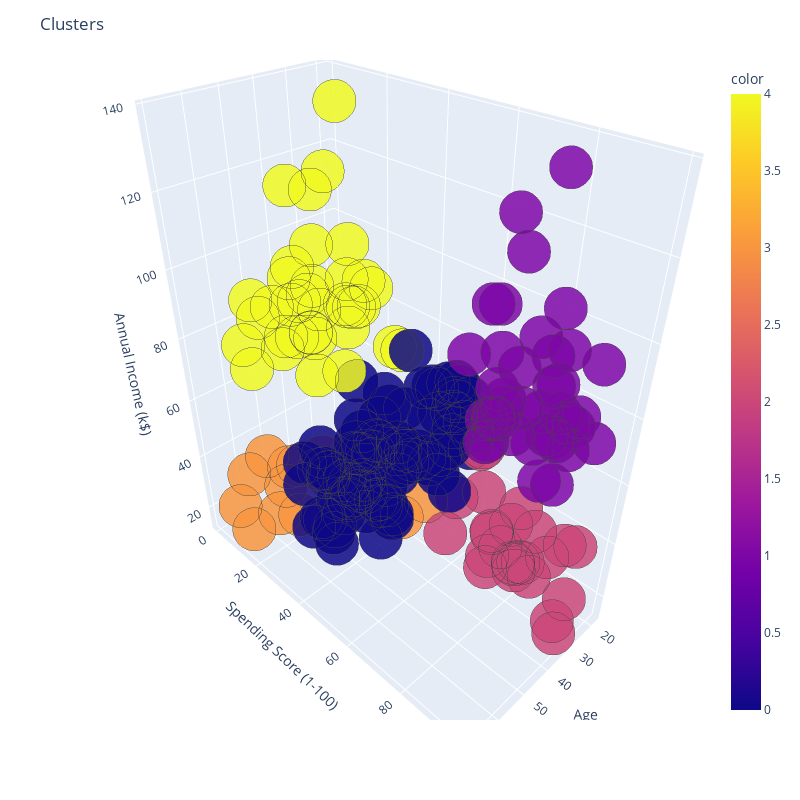

Write notebook code for a chart like this one.
### Code cell
fig = px.scatter_3d(df, x='Age', y='Spending Score (1-100)', z='Annual Income (k$)', color=labels3, height=800, width=800)
fig.update_traces(go.Scatter3d(
    mode='markers',
    marker=dict(
        size=15,
        line=dict(
            width=50
        ),
        opacity=0.85
    )
    )

)


fig.update_layout(go.Layout(title="Clusters"))

py.offline.iplot(fig)

### Figure 1 — Plotly figure (JSON) as saved in the notebook; plotly's stock layout.template omitted (floating-point values rounded to 4 significant figures; data arrays with more than 128 entries replaced by an {"elided": "..."} marker saying what was removed)
{"data": [{"hovertemplate": "Age=%{x}<br>Spending Score (1-100)=%{y}<br>Annual Income (k$)=%{z}<br>color=%{marker.color}<extra></extra>", "legendgroup": "", "marker": {"color": {"elided": "200 int values"}, "coloraxis": "coloraxis", "line": {"width": 50}, "opacity": 0.85, "size": 15, "symbol": "circle"}, "mode": "markers", "name": "", "scene": "scene", "showlegend": false, "type": "scatter3d", "x": {"elided": "200 int values"}, "y": {"elided": "200 int values"}, "z": {"elided": "200 int values"}}], "layout": {"coloraxis": {"colorbar": {"title": {"text": "color"}}, "colorscale": [[0, "#0d0887"], [0.1111, "#46039f"], [0.2222, "#7201a8"], [0.3333, "#9c179e"], [0.4444, "#bd3786"], [0.5556, "#d8576b"], [0.6667, "#ed7953"], [0.7778, "#fb9f3a"], [0.8889, "#fdca26"], [1, "#f0f921"]]}, "height": 800, "legend": {"tracegroupgap": 0}, "margin": {"t": 60}, "scene": {"domain": {"x": [0, 1], "y": [0, 1]}, "xaxis": {"title": {"text": "Age"}}, "yaxis": {"title": {"text": "Spending Score (1-100)"}}, "zaxis": {"title": {"text": "Annual Income (k$)"}}}, "title": {"text": "Clusters"}, "width": 800}}
